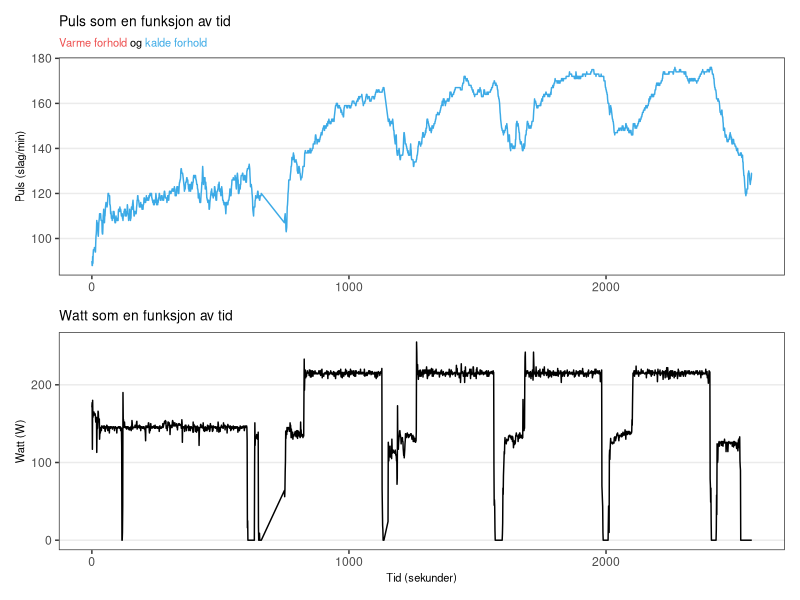

Write the R code that produced this figure.
## ---- chunk 1

library(tidyverse)
library(ggtext)
library(patchwork)

theme_set(theme_bw())
## ---- chunk 2

setwd("C:/Users/simen/Desktop/hvgs_des_2023/data")

hard_intervall_kald <- read_csv("hard_intervall_kald.csv")
## ---- chunk 3

# Puls som funksjon av tid

p1 <- hard_intervall_kald %>%
  ggplot(aes(x = time, y = heartrate)) +
  geom_line(aes(color = temperature), show.legend = F) +
  scale_x_continuous(
    name = NULL,
    breaks = seq(0, 3500, 1000)
  ) +
  scale_y_continuous(name = "Puls (slag/min)") +
  scale_color_manual(values = c("#3caae6", "#ed4e4e")) +
  labs(
    title = "Puls som en funksjon av tid",
    subtitle = paste(
    "<span style='color:#ed4e4e'>Varme forhold</span>", "og",
    "<span style='color:#3caae6'>kalde forhold</span>"
    )
  ) +
  theme(
    panel.grid.major.x = element_blank(),
    panel.grid.minor.x = element_blank(),
    panel.grid.minor.y = element_blank(),
    plot.title = element_text(size = 10),
    plot.subtitle = element_markdown(size = 8),
    axis.title = element_text(size = 10),
    axis.title.x = element_text(size = 8),
    axis.title.y = element_text(size = 8)
  )

# Watt som funksjon av tid

p2 <- hard_intervall_kald |> 
  filter(watts < 300) |> 
  ggplot(aes(x = time, y = watts)) +
  geom_line() +
  theme(panel.grid.major.x = element_blank(),
        panel.grid.minor.x = element_blank(),
        panel.grid.minor.y = element_blank()
  ) +
  scale_x_continuous(name = "Tid (sekunder)") +
  scale_y_continuous(name = "Watt (W)") +
  labs(title = "Watt som en funksjon av tid") +
  theme(
    plot.title = element_text(size = 10),
    plot.subtitle = element_text(size = 8),
    axis.title.x = element_text(size = 8),
    axis.title.y = element_text(size = 8)
  )

# Slå sammen plott

terskel_puls_watt_funksjon_tid <- p1 / p2
## ---- chunk 4

# Lagre plott

setwd("C:/Users/simen/Desktop/hvgs_des_2023/grafer")

ggsave(terskel_puls_watt_funksjon_tid,
       filename = "hard_intervall_puls_watt_funksjon_tid.jpg",
       dpi = 300,
       height = 4,
       width = 7)
